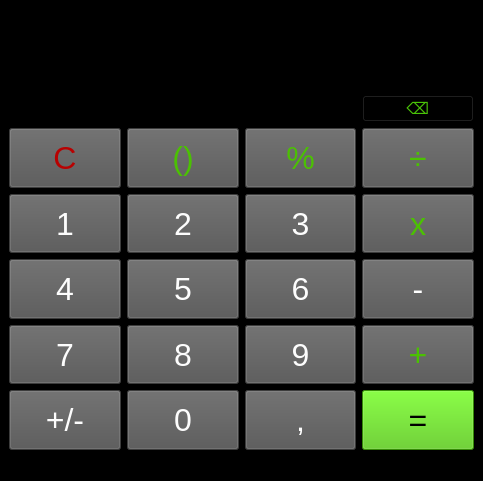
<?xml version="1.0" encoding="UTF-8"?>
<ui version="4.0">
 <class>MainWindow</class>
 <widget class="QMainWindow" name="MainWindow">
  <property name="geometry">
   <rect>
    <x>0</x>
    <y>0</y>
    <width>483</width>
    <height>481</height>
   </rect>
  </property>
  <property name="windowTitle">
   <string>MainWindow</string>
  </property>
  <property name="styleSheet">
   <string notr="true">background-color: rgb(0, 0, 0)</string>
  </property>
  <widget class="QWidget" name="centralwidget">
   <property name="styleSheet">
    <string notr="true"/>
   </property>
   <layout class="QGridLayout" name="gridLayout_2">
    <item row="0" column="0">
     <layout class="QVBoxLayout" name="verticalLayout">
      <item>
       <widget class="QLineEdit" name="lineEdit">
        <property name="sizePolicy">
         <sizepolicy hsizetype="Expanding" vsizetype="Fixed">
          <horstretch>0</horstretch>
          <verstretch>0</verstretch>
         </sizepolicy>
        </property>
        <property name="minimumSize">
         <size>
          <width>0</width>
          <height>80</height>
         </size>
        </property>
        <property name="font">
         <font>
          <pointsize>24</pointsize>
         </font>
        </property>
        <property name="styleSheet">
         <string notr="true">background-color: rgb(0, 0, 0);
color: rgb(253, 253, 253);</string>
        </property>
        <property name="maxLength">
         <number>32</number>
        </property>
        <property name="alignment">
         <set>Qt::AlignRight|Qt::AlignTrailing|Qt::AlignVCenter</set>
        </property>
        <property name="placeholderText">
         <string/>
        </property>
       </widget>
      </item>
      <item>
       <layout class="QGridLayout" name="gridLayout">
        <item row="9" column="2">
         <widget class="QPushButton" name="pushButton_15">
          <property name="sizePolicy">
           <sizepolicy hsizetype="Minimum" vsizetype="Expanding">
            <horstretch>0</horstretch>
            <verstretch>0</verstretch>
           </sizepolicy>
          </property>
          <property name="font">
           <font>
            <family>MS Shell Dlg 2</family>
            <pointsize>24</pointsize>
           </font>
          </property>
          <property name="styleSheet">
           <string notr="true">background-color: rgb(84, 84, 84);
color: rgb(253, 253, 253)</string>
          </property>
          <property name="text">
           <string>,</string>
          </property>
         </widget>
        </item>
        <item row="4" column="3">
         <widget class="QPushButton" name="pushButton_12">
          <property name="sizePolicy">
           <sizepolicy hsizetype="Minimum" vsizetype="Expanding">
            <horstretch>0</horstretch>
            <verstretch>0</verstretch>
           </sizepolicy>
          </property>
          <property name="font">
           <font>
            <family>MS Shell Dlg 2</family>
            <pointsize>24</pointsize>
           </font>
          </property>
          <property name="styleSheet">
           <string notr="true">background-color: rgb(84, 84, 84);
color: rgb(75, 193, 2);</string>
          </property>
          <property name="text">
           <string>x</string>
          </property>
         </widget>
        </item>
        <item row="9" column="0">
         <widget class="QPushButton" name="pushButton_16">
          <property name="sizePolicy">
           <sizepolicy hsizetype="Minimum" vsizetype="Expanding">
            <horstretch>0</horstretch>
            <verstretch>0</verstretch>
           </sizepolicy>
          </property>
          <property name="font">
           <font>
            <family>MS Shell Dlg 2</family>
            <pointsize>24</pointsize>
           </font>
          </property>
          <property name="styleSheet">
           <string notr="true">background-color: rgb(84, 84, 84);
color: rgb(253, 253, 253);</string>
          </property>
          <property name="text">
           <string>+/-</string>
          </property>
         </widget>
        </item>
        <item row="7" column="2">
         <widget class="QPushButton" name="pushButton_7">
          <property name="sizePolicy">
           <sizepolicy hsizetype="Minimum" vsizetype="Expanding">
            <horstretch>0</horstretch>
            <verstretch>0</verstretch>
           </sizepolicy>
          </property>
          <property name="font">
           <font>
            <family>MS Shell Dlg 2</family>
            <pointsize>24</pointsize>
           </font>
          </property>
          <property name="styleSheet">
           <string notr="true">background-color: rgb(84, 84, 84);
color: rgb(253, 253, 253);</string>
          </property>
          <property name="text">
           <string>6</string>
          </property>
         </widget>
        </item>
        <item row="8" column="0">
         <widget class="QPushButton" name="pushButton_5">
          <property name="sizePolicy">
           <sizepolicy hsizetype="Minimum" vsizetype="Expanding">
            <horstretch>0</horstretch>
            <verstretch>0</verstretch>
           </sizepolicy>
          </property>
          <property name="font">
           <font>
            <family>MS Shell Dlg 2</family>
            <pointsize>24</pointsize>
           </font>
          </property>
          <property name="styleSheet">
           <string notr="true">background-color: rgb(84, 84, 84);
color: rgb(253, 253, 253);</string>
          </property>
          <property name="text">
           <string>7</string>
          </property>
         </widget>
        </item>
        <item row="7" column="1">
         <widget class="QPushButton" name="pushButton_9">
          <property name="sizePolicy">
           <sizepolicy hsizetype="Minimum" vsizetype="Expanding">
            <horstretch>0</horstretch>
            <verstretch>0</verstretch>
           </sizepolicy>
          </property>
          <property name="font">
           <font>
            <family>MS Shell Dlg 2</family>
            <pointsize>24</pointsize>
           </font>
          </property>
          <property name="styleSheet">
           <string notr="true">background-color: rgb(84, 84, 84);
color: rgb(253, 253, 253);</string>
          </property>
          <property name="text">
           <string>5</string>
          </property>
         </widget>
        </item>
        <item row="8" column="3">
         <widget class="QPushButton" name="pushButton_14">
          <property name="sizePolicy">
           <sizepolicy hsizetype="Minimum" vsizetype="Expanding">
            <horstretch>0</horstretch>
            <verstretch>0</verstretch>
           </sizepolicy>
          </property>
          <property name="font">
           <font>
            <family>MS Shell Dlg 2</family>
            <pointsize>24</pointsize>
           </font>
          </property>
          <property name="styleSheet">
           <string notr="true">background-color: rgb(84, 84, 84);
color: rgb(75, 193, 2);</string>
          </property>
          <property name="text">
           <string>+</string>
          </property>
         </widget>
        </item>
        <item row="4" column="0">
         <widget class="QPushButton" name="pushButton">
          <property name="sizePolicy">
           <sizepolicy hsizetype="Minimum" vsizetype="Expanding">
            <horstretch>0</horstretch>
            <verstretch>0</verstretch>
           </sizepolicy>
          </property>
          <property name="font">
           <font>
            <family>MS Shell Dlg 2</family>
            <pointsize>24</pointsize>
           </font>
          </property>
          <property name="styleSheet">
           <string notr="true">background-color: rgb(84, 84, 84);
color: rgb(253, 253, 253);</string>
          </property>
          <property name="text">
           <string>1</string>
          </property>
         </widget>
        </item>
        <item row="1" column="1">
         <widget class="QPushButton" name="pushButton_19">
          <property name="sizePolicy">
           <sizepolicy hsizetype="Minimum" vsizetype="Expanding">
            <horstretch>0</horstretch>
            <verstretch>0</verstretch>
           </sizepolicy>
          </property>
          <property name="font">
           <font>
            <family>MS Shell Dlg 2</family>
            <pointsize>24</pointsize>
           </font>
          </property>
          <property name="styleSheet">
           <string notr="true">background-color: rgb(84, 84, 84);
color: rgb(75, 193, 2);</string>
          </property>
          <property name="text">
           <string>()</string>
          </property>
         </widget>
        </item>
        <item row="8" column="2">
         <widget class="QPushButton" name="pushButton_3">
          <property name="sizePolicy">
           <sizepolicy hsizetype="Minimum" vsizetype="Expanding">
            <horstretch>0</horstretch>
            <verstretch>0</verstretch>
           </sizepolicy>
          </property>
          <property name="font">
           <font>
            <family>MS Shell Dlg 2</family>
            <pointsize>24</pointsize>
           </font>
          </property>
          <property name="styleSheet">
           <string notr="true">background-color: rgb(84, 84, 84);
color: rgb(253, 253, 253);</string>
          </property>
          <property name="text">
           <string>9</string>
          </property>
         </widget>
        </item>
        <item row="4" column="2">
         <widget class="QPushButton" name="pushButton_8">
          <property name="sizePolicy">
           <sizepolicy hsizetype="Minimum" vsizetype="Expanding">
            <horstretch>0</horstretch>
            <verstretch>0</verstretch>
           </sizepolicy>
          </property>
          <property name="font">
           <font>
            <family>MS Shell Dlg 2</family>
            <pointsize>24</pointsize>
           </font>
          </property>
          <property name="styleSheet">
           <string notr="true">background-color: rgb(84, 84, 84);
color: rgb(253, 253, 253);</string>
          </property>
          <property name="text">
           <string>3</string>
          </property>
         </widget>
        </item>
        <item row="9" column="1">
         <widget class="QPushButton" name="pushButton_2">
          <property name="sizePolicy">
           <sizepolicy hsizetype="Minimum" vsizetype="Expanding">
            <horstretch>0</horstretch>
            <verstretch>0</verstretch>
           </sizepolicy>
          </property>
          <property name="font">
           <font>
            <family>MS Shell Dlg 2</family>
            <pointsize>24</pointsize>
           </font>
          </property>
          <property name="styleSheet">
           <string notr="true">background-color: rgb(84, 84, 84);
color: rgb(253, 253, 253);</string>
          </property>
          <property name="text">
           <string>0</string>
          </property>
         </widget>
        </item>
        <item row="9" column="3">
         <widget class="QPushButton" name="pushButton_17">
          <property name="sizePolicy">
           <sizepolicy hsizetype="Minimum" vsizetype="Expanding">
            <horstretch>0</horstretch>
            <verstretch>0</verstretch>
           </sizepolicy>
          </property>
          <property name="font">
           <font>
            <family>MS Shell Dlg 2</family>
            <pointsize>24</pointsize>
           </font>
          </property>
          <property name="styleSheet">
           <string notr="true">background-color: rgb(74, 195, 8);
color: rgb(0, 0, 0);</string>
          </property>
          <property name="text">
           <string>=</string>
          </property>
         </widget>
        </item>
        <item row="1" column="3">
         <widget class="QPushButton" name="pushButton_11">
          <property name="sizePolicy">
           <sizepolicy hsizetype="Minimum" vsizetype="Expanding">
            <horstretch>0</horstretch>
            <verstretch>0</verstretch>
           </sizepolicy>
          </property>
          <property name="font">
           <font>
            <family>MS Shell Dlg 2</family>
            <pointsize>24</pointsize>
           </font>
          </property>
          <property name="styleSheet">
           <string notr="true">background-color: rgb(84, 84, 84);
color: rgb(75, 193, 2);</string>
          </property>
          <property name="text">
           <string>÷</string>
          </property>
         </widget>
        </item>
        <item row="1" column="0">
         <widget class="QPushButton" name="pushButton_20">
          <property name="sizePolicy">
           <sizepolicy hsizetype="Minimum" vsizetype="Expanding">
            <horstretch>0</horstretch>
            <verstretch>0</verstretch>
           </sizepolicy>
          </property>
          <property name="font">
           <font>
            <family>MS Shell Dlg 2</family>
            <pointsize>24</pointsize>
           </font>
          </property>
          <property name="styleSheet">
           <string notr="true">background-color: rgb(84, 84, 84);
color: rgb(184, 1, 1);</string>
          </property>
          <property name="text">
           <string>C</string>
          </property>
         </widget>
        </item>
        <item row="8" column="1">
         <widget class="QPushButton" name="pushButton_4">
          <property name="sizePolicy">
           <sizepolicy hsizetype="Minimum" vsizetype="Expanding">
            <horstretch>0</horstretch>
            <verstretch>0</verstretch>
           </sizepolicy>
          </property>
          <property name="font">
           <font>
            <family>MS Shell Dlg 2</family>
            <pointsize>24</pointsize>
           </font>
          </property>
          <property name="styleSheet">
           <string notr="true">background-color: rgb(84, 84, 84);
color: rgb(253, 253, 253);</string>
          </property>
          <property name="text">
           <string>8</string>
          </property>
         </widget>
        </item>
        <item row="7" column="3">
         <widget class="QPushButton" name="pushButton_13">
          <property name="sizePolicy">
           <sizepolicy hsizetype="Minimum" vsizetype="Expanding">
            <horstretch>0</horstretch>
            <verstretch>0</verstretch>
           </sizepolicy>
          </property>
          <property name="font">
           <font>
            <family>MS Shell Dlg 2</family>
            <pointsize>24</pointsize>
           </font>
          </property>
          <property name="styleSheet">
           <string notr="true">background-color: rgb(84, 84, 84);
color: rgb(255, 255, 255);</string>
          </property>
          <property name="text">
           <string>-</string>
          </property>
         </widget>
        </item>
        <item row="7" column="0">
         <widget class="QPushButton" name="pushButton_10">
          <property name="sizePolicy">
           <sizepolicy hsizetype="Minimum" vsizetype="Expanding">
            <horstretch>0</horstretch>
            <verstretch>0</verstretch>
           </sizepolicy>
          </property>
          <property name="font">
           <font>
            <family>MS Shell Dlg 2</family>
            <pointsize>24</pointsize>
           </font>
          </property>
          <property name="styleSheet">
           <string notr="true">background-color: rgb(84, 84, 84);
color: rgb(253, 253, 253);</string>
          </property>
          <property name="text">
           <string>4</string>
          </property>
         </widget>
        </item>
        <item row="4" column="1">
         <widget class="QPushButton" name="pushButton_6">
          <property name="sizePolicy">
           <sizepolicy hsizetype="Minimum" vsizetype="Expanding">
            <horstretch>0</horstretch>
            <verstretch>0</verstretch>
           </sizepolicy>
          </property>
          <property name="font">
           <font>
            <family>MS Shell Dlg 2</family>
            <pointsize>24</pointsize>
           </font>
          </property>
          <property name="styleSheet">
           <string notr="true">background-color: rgb(84, 84, 84);
color: rgb(253, 253, 253);</string>
          </property>
          <property name="text">
           <string>2</string>
          </property>
         </widget>
        </item>
        <item row="1" column="2">
         <widget class="QPushButton" name="pushButton_18">
          <property name="sizePolicy">
           <sizepolicy hsizetype="Minimum" vsizetype="Expanding">
            <horstretch>0</horstretch>
            <verstretch>0</verstretch>
           </sizepolicy>
          </property>
          <property name="font">
           <font>
            <family>MS Shell Dlg 2</family>
            <pointsize>24</pointsize>
           </font>
          </property>
          <property name="styleSheet">
           <string notr="true">background-color: rgb(84, 84, 84);
color: rgb(75, 193, 2);</string>
          </property>
          <property name="text">
           <string>%</string>
          </property>
         </widget>
        </item>
        <item row="0" column="3">
         <widget class="QPushButton" name="pushButton_21">
          <property name="font">
           <font>
            <pointsize>12</pointsize>
           </font>
          </property>
          <property name="styleSheet">
           <string notr="true">color: rgb(74, 195, 8);</string>
          </property>
          <property name="text">
           <string>⌫</string>
          </property>
         </widget>
        </item>
       </layout>
      </item>
     </layout>
    </item>
   </layout>
  </widget>
  <widget class="QMenuBar" name="menubar">
   <property name="geometry">
    <rect>
     <x>0</x>
     <y>0</y>
     <width>483</width>
     <height>25</height>
    </rect>
   </property>
  </widget>
  <widget class="QStatusBar" name="statusbar"/>
 </widget>
 <resources/>
 <connections>
  <connection>
   <sender>pushButton_20</sender>
   <signal>clicked()</signal>
   <receiver>MainWindow</receiver>
   <slot>delete()</slot>
   <hints>
    <hint type="sourcelabel">
     <x>90</x>
     <y>166</y>
    </hint>
    <hint type="destinationlabel">
     <x>359</x>
     <y>159</y>
    </hint>
   </hints>
  </connection>
  <connection>
   <sender>pushButton_19</sender>
   <signal>clicked()</signal>
   <receiver>MainWindow</receiver>
   <slot>parenthesis()</slot>
   <hints>
    <hint type="sourcelabel">
     <x>185</x>
     <y>212</y>
    </hint>
    <hint type="destinationlabel">
     <x>359</x>
     <y>131</y>
    </hint>
   </hints>
  </connection>
  <connection>
   <sender>pushButton_18</sender>
   <signal>clicked()</signal>
   <receiver>MainWindow</receiver>
   <slot>percent()</slot>
   <hints>
    <hint type="sourcelabel">
     <x>275</x>
     <y>212</y>
    </hint>
    <hint type="destinationlabel">
     <x>359</x>
     <y>119</y>
    </hint>
   </hints>
  </connection>
  <connection>
   <sender>pushButton_11</sender>
   <signal>clicked()</signal>
   <receiver>MainWindow</receiver>
   <slot>divide()</slot>
   <hints>
    <hint type="sourcelabel">
     <x>365</x>
     <y>212</y>
    </hint>
    <hint type="destinationlabel">
     <x>359</x>
     <y>91</y>
    </hint>
   </hints>
  </connection>
  <connection>
   <sender>pushButton</sender>
   <signal>clicked()</signal>
   <receiver>MainWindow</receiver>
   <slot>one()</slot>
   <hints>
    <hint type="sourcelabel">
     <x>95</x>
     <y>270</y>
    </hint>
    <hint type="destinationlabel">
     <x>359</x>
     <y>211</y>
    </hint>
   </hints>
  </connection>
  <connection>
   <sender>pushButton_6</sender>
   <signal>clicked()</signal>
   <receiver>MainWindow</receiver>
   <slot>two()</slot>
   <hints>
    <hint type="sourcelabel">
     <x>185</x>
     <y>270</y>
    </hint>
    <hint type="destinationlabel">
     <x>359</x>
     <y>253</y>
    </hint>
   </hints>
  </connection>
  <connection>
   <sender>pushButton_8</sender>
   <signal>clicked()</signal>
   <receiver>MainWindow</receiver>
   <slot>three()</slot>
   <hints>
    <hint type="sourcelabel">
     <x>275</x>
     <y>270</y>
    </hint>
    <hint type="destinationlabel">
     <x>359</x>
     <y>236</y>
    </hint>
   </hints>
  </connection>
  <connection>
   <sender>pushButton_12</sender>
   <signal>clicked()</signal>
   <receiver>MainWindow</receiver>
   <slot>multiply()</slot>
   <hints>
    <hint type="sourcelabel">
     <x>365</x>
     <y>270</y>
    </hint>
    <hint type="destinationlabel">
     <x>359</x>
     <y>285</y>
    </hint>
   </hints>
  </connection>
  <connection>
   <sender>pushButton_10</sender>
   <signal>clicked()</signal>
   <receiver>MainWindow</receiver>
   <slot>four()</slot>
   <hints>
    <hint type="sourcelabel">
     <x>95</x>
     <y>328</y>
    </hint>
    <hint type="destinationlabel">
     <x>359</x>
     <y>186</y>
    </hint>
   </hints>
  </connection>
  <connection>
   <sender>pushButton_9</sender>
   <signal>clicked()</signal>
   <receiver>MainWindow</receiver>
   <slot>five()</slot>
   <hints>
    <hint type="sourcelabel">
     <x>185</x>
     <y>328</y>
    </hint>
    <hint type="destinationlabel">
     <x>359</x>
     <y>140</y>
    </hint>
   </hints>
  </connection>
  <connection>
   <sender>pushButton_7</sender>
   <signal>clicked()</signal>
   <receiver>MainWindow</receiver>
   <slot>six()</slot>
   <hints>
    <hint type="sourcelabel">
     <x>275</x>
     <y>328</y>
    </hint>
    <hint type="destinationlabel">
     <x>359</x>
     <y>64</y>
    </hint>
   </hints>
  </connection>
  <connection>
   <sender>pushButton_13</sender>
   <signal>clicked()</signal>
   <receiver>MainWindow</receiver>
   <slot>minus()</slot>
   <hints>
    <hint type="sourcelabel">
     <x>365</x>
     <y>328</y>
    </hint>
    <hint type="destinationlabel">
     <x>359</x>
     <y>344</y>
    </hint>
   </hints>
  </connection>
  <connection>
   <sender>pushButton_5</sender>
   <signal>clicked()</signal>
   <receiver>MainWindow</receiver>
   <slot>seven()</slot>
   <hints>
    <hint type="sourcelabel">
     <x>95</x>
     <y>386</y>
    </hint>
    <hint type="destinationlabel">
     <x>359</x>
     <y>396</y>
    </hint>
   </hints>
  </connection>
  <connection>
   <sender>pushButton_4</sender>
   <signal>clicked()</signal>
   <receiver>MainWindow</receiver>
   <slot>eight()</slot>
   <hints>
    <hint type="sourcelabel">
     <x>185</x>
     <y>386</y>
    </hint>
    <hint type="destinationlabel">
     <x>359</x>
     <y>373</y>
    </hint>
   </hints>
  </connection>
  <connection>
   <sender>pushButton_3</sender>
   <signal>clicked()</signal>
   <receiver>MainWindow</receiver>
   <slot>nine()</slot>
   <hints>
    <hint type="sourcelabel">
     <x>275</x>
     <y>386</y>
    </hint>
    <hint type="destinationlabel">
     <x>359</x>
     <y>402</y>
    </hint>
   </hints>
  </connection>
  <connection>
   <sender>pushButton_14</sender>
   <signal>clicked()</signal>
   <receiver>MainWindow</receiver>
   <slot>plus()</slot>
   <hints>
    <hint type="sourcelabel">
     <x>365</x>
     <y>386</y>
    </hint>
    <hint type="destinationlabel">
     <x>359</x>
     <y>402</y>
    </hint>
   </hints>
  </connection>
  <connection>
   <sender>pushButton_16</sender>
   <signal>clicked()</signal>
   <receiver>MainWindow</receiver>
   <slot>plusMinus()</slot>
   <hints>
    <hint type="sourcelabel">
     <x>95</x>
     <y>444</y>
    </hint>
    <hint type="destinationlabel">
     <x>359</x>
     <y>402</y>
    </hint>
   </hints>
  </connection>
  <connection>
   <sender>pushButton_2</sender>
   <signal>clicked()</signal>
   <receiver>MainWindow</receiver>
   <slot>zero()</slot>
   <hints>
    <hint type="sourcelabel">
     <x>185</x>
     <y>444</y>
    </hint>
    <hint type="destinationlabel">
     <x>359</x>
     <y>402</y>
    </hint>
   </hints>
  </connection>
  <connection>
   <sender>pushButton_15</sender>
   <signal>clicked()</signal>
   <receiver>MainWindow</receiver>
   <slot>comma()</slot>
   <hints>
    <hint type="sourcelabel">
     <x>275</x>
     <y>444</y>
    </hint>
    <hint type="destinationlabel">
     <x>359</x>
     <y>402</y>
    </hint>
   </hints>
  </connection>
  <connection>
   <sender>pushButton_17</sender>
   <signal>clicked()</signal>
   <receiver>MainWindow</receiver>
   <slot>equal()</slot>
   <hints>
    <hint type="sourcelabel">
     <x>365</x>
     <y>444</y>
    </hint>
    <hint type="destinationlabel">
     <x>359</x>
     <y>402</y>
    </hint>
   </hints>
  </connection>
  <connection>
   <sender>pushButton_20</sender>
   <signal>clicked()</signal>
   <receiver>MainWindow</receiver>
   <slot>deleteLine()</slot>
   <hints>
    <hint type="sourcelabel">
     <x>95</x>
     <y>212</y>
    </hint>
    <hint type="destinationlabel">
     <x>377</x>
     <y>177</y>
    </hint>
   </hints>
  </connection>
  <connection>
   <sender>pushButton_21</sender>
   <signal>clicked()</signal>
   <receiver>MainWindow</receiver>
   <slot>deleteOneSymbol()</slot>
   <hints>
    <hint type="sourcelabel">
     <x>316</x>
     <y>136</y>
    </hint>
    <hint type="destinationlabel">
     <x>391</x>
     <y>221</y>
    </hint>
   </hints>
  </connection>
 </connections>
 <slots>
  <slot>deleteLine()</slot>
  <slot>parenthesis()</slot>
  <slot>percent()</slot>
  <slot>divide()</slot>
  <slot>multiply()</slot>
  <slot>minus()</slot>
  <slot>plus()</slot>
  <slot>equal()</slot>
  <slot>one()</slot>
  <slot>two()</slot>
  <slot>three()</slot>
  <slot>four()</slot>
  <slot>five()</slot>
  <slot>six()</slot>
  <slot>seven()</slot>
  <slot>eight()</slot>
  <slot>nine()</slot>
  <slot>zero()</slot>
  <slot>comma()</slot>
  <slot>plusMinus()</slot>
  <slot>deleteOneSymbol()</slot>
 </slots>
</ui>
